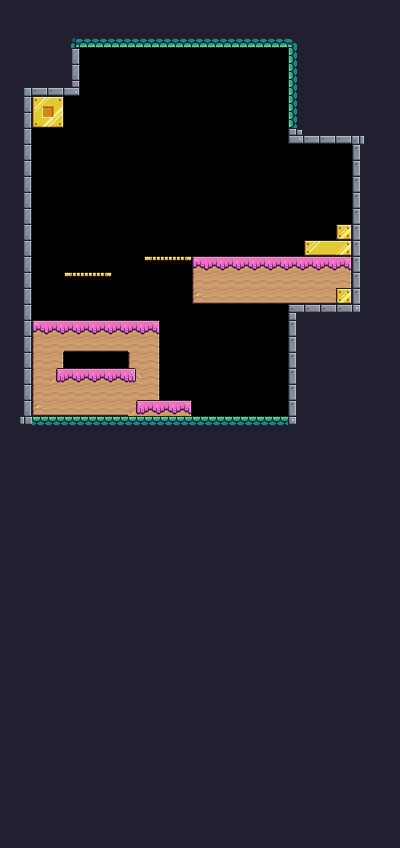

A level layout from a 2D game, rendered from its tile map. Below: a short description, then the map file with its tile-grid data intact:
An orthogonal 25x53 tile map with 16x16 px tiles, 1 tile layer (Background) and 34 objects (13x Fruit, 3x Platform, Player, Saw).

<map version="1.10" tiledversion="1.11.0" orientation="orthogonal" renderorder="right-down" width="25" height="53" tilewidth="16" tileheight="16" infinite="0" nextlayerid="4" nextobjectid="42">
 <properties>
  <property name="BackgroundColor" value="Purple" />
 </properties>
 <tileset firstgid="1" source="pandabyte.tsx" />
 <layer id="1" name="Background" width="25" height="53">
  <properties>
   <property name="BackgroundColor" value="Brown" />
  </properties>
  <data encoding="csv">
24,112,112,112,112,112,112,112,112,112,112,112,112,112,112,112,112,112,112,112,112,112,112,24,24,
24,112,112,112,112,112,112,112,112,112,112,112,112,112,112,112,112,112,112,112,112,112,112,24,24,
24,112,112,24,180,222,222,222,222,222,222,222,222,222,222,222,222,222,181,112,112,112,112,24,24,
24,112,112,112,25,0,0,0,0,0,0,0,0,0,0,0,0,0,199,112,112,112,112,24,24,
24,112,112,112,25,0,0,0,0,0,0,0,0,0,0,0,0,0,199,112,112,112,112,24,24,
24,4,46,46,47,0,0,0,0,0,0,0,0,0,0,0,0,0,199,112,112,112,112,24,24,
24,25,217,218,0,0,0,0,0,0,0,0,0,0,0,0,0,0,199,112,112,112,112,24,24,
24,25,239,240,0,0,0,0,0,0,0,0,0,0,0,0,0,0,199,112,112,112,112,24,24,
24,25,0,0,0,0,0,0,0,0,0,0,0,0,0,0,0,0,45,46,46,46,5,24,24,
24,25,0,0,0,0,0,0,0,0,0,0,0,0,0,0,0,0,0,0,0,0,23,24,24,
24,25,0,0,0,0,0,0,0,0,0,0,0,0,0,0,0,0,0,0,0,0,23,24,24,
24,25,0,0,0,0,0,0,0,0,0,0,0,0,0,0,0,0,0,0,0,0,23,24,24,
24,25,0,0,0,0,0,0,0,0,0,0,0,0,0,0,0,0,0,0,0,0,23,24,24,
24,25,0,0,0,0,0,0,0,0,0,0,0,0,0,0,0,0,0,0,0,0,23,24,24,
24,25,0,0,0,0,0,0,0,0,0,0,0,0,0,0,0,0,0,0,0,216,23,24,24,
24,25,0,0,0,0,0,0,0,0,0,0,0,0,0,0,0,0,0,194,195,196,23,24,24,
24,25,0,0,0,0,0,0,0,18,19,20,183,184,184,184,184,184,184,184,184,185,23,24,24,
24,25,0,0,18,19,20,0,0,0,0,0,205,206,206,206,206,206,206,206,206,207,23,24,24,
24,25,0,0,0,0,0,0,0,0,0,0,227,228,228,228,228,228,228,228,228,216,23,24,24,
24,25,0,0,0,0,0,0,0,0,0,0,0,0,0,0,0,0,1,2,2,2,27,24,24,
24,25,183,184,184,184,184,184,184,185,0,0,0,0,0,0,0,0,23,112,112,112,112,24,24,
24,25,205,206,228,228,228,228,206,207,0,0,0,0,0,0,0,0,23,112,112,112,112,24,24,
24,25,205,207,0,0,0,0,205,207,0,0,0,0,0,0,0,0,23,112,112,112,112,24,24,
24,25,205,208,184,184,184,184,209,207,0,0,0,0,0,0,0,0,23,112,112,112,112,24,24,
24,25,205,206,206,206,206,206,206,207,0,0,0,0,0,0,0,0,23,112,112,112,112,24,24,
24,25,227,228,228,228,228,228,208,184,184,185,0,0,0,0,0,0,23,112,112,112,112,24,24,
24,26,178,178,178,178,178,178,178,178,178,178,178,178,178,178,178,178,27,112,112,112,112,24,24,
24,24,24,24,24,24,24,24,24,24,24,24,24,24,24,24,24,24,24,24,24,24,24,24,24,
24,24,24,24,24,24,24,24,24,24,24,24,24,24,24,24,24,24,24,24,24,24,24,24,24,
24,24,24,24,24,24,24,24,24,24,24,24,24,24,24,24,24,24,24,24,24,24,24,24,24,
24,24,24,24,24,24,24,24,24,24,24,24,24,24,24,24,24,24,24,24,24,24,24,24,24,
24,24,24,24,24,24,24,24,24,24,24,24,24,24,24,24,24,24,24,24,24,24,24,24,24,
24,24,24,24,24,24,24,24,24,24,24,24,24,24,24,24,24,24,24,24,24,24,24,24,24,
24,24,24,24,24,24,24,24,24,24,24,24,24,24,24,24,24,24,24,24,24,24,24,24,24,
24,24,24,24,24,24,24,24,24,24,24,24,24,24,24,24,24,24,24,24,24,24,24,24,24,
24,24,24,24,24,24,24,24,24,24,24,24,24,24,24,24,24,24,24,24,24,24,24,24,24,
24,24,24,24,24,24,24,24,24,24,24,24,24,24,24,24,24,24,24,24,24,24,24,24,24,
24,24,24,24,24,24,24,24,24,24,24,24,24,24,24,24,24,24,24,24,24,24,24,24,24,
24,24,24,24,24,24,24,24,24,24,24,24,24,24,24,24,24,24,24,24,24,24,24,24,24,
24,24,24,24,24,24,24,24,24,24,24,24,24,24,24,24,24,24,24,24,24,24,24,24,24,
24,24,24,24,24,24,24,24,24,24,24,24,24,24,24,24,24,24,24,24,24,24,24,24,24,
24,24,24,24,24,24,24,24,24,24,24,24,24,24,24,24,24,24,24,24,24,24,24,24,24,
24,24,24,24,24,24,24,24,24,24,24,24,24,24,24,24,24,24,24,24,24,24,24,24,24,
24,24,24,24,24,24,24,24,24,24,24,24,24,24,24,24,24,24,24,24,24,24,24,24,24,
24,24,24,24,24,24,24,24,24,24,24,24,24,24,24,24,24,24,24,24,24,24,24,24,24,
24,24,24,24,24,24,24,24,24,24,24,24,24,24,24,24,24,24,24,24,24,24,24,24,24,
24,24,24,24,24,24,24,24,24,24,24,24,24,24,24,24,24,24,24,24,24,24,24,24,24,
24,24,24,24,24,24,24,24,24,24,24,24,24,24,24,24,24,24,24,24,24,24,24,24,24,
24,24,24,24,24,24,24,24,24,24,24,24,24,24,24,24,24,24,24,24,24,24,24,24,24,
24,24,24,24,24,24,24,24,24,24,24,24,24,24,24,24,24,24,24,24,24,24,24,24,24,
24,24,24,24,24,24,24,24,24,24,24,24,24,24,24,24,24,24,24,24,24,24,24,24,24,
24,24,24,24,24,24,24,24,24,24,24,24,24,24,24,24,24,24,24,24,24,24,24,24,24,
24,24,24,24,24,24,24,24,24,24,24,24,24,24,24,24,24,24,24,24,24,24,24,24,24
</data>
 </layer>
 <objectgroup id="2" name="Spawnpoints">
  <object id="1" name="Player" type="Player" x="144" y="336" width="32.0237" height="32.0237" />
  <object id="28" name="Kiwi" type="Fruit" x="176" y="336" width="32" height="32" />
  <object id="29" name="Kiwi" type="Fruit" x="192" y="368" width="32" height="32" />
  <object id="30" name="Kiwi" type="Fruit" x="208" y="336" width="32" height="32" />
  <object id="31" name="Kiwi" type="Fruit" x="224" y="368" width="32" height="32" />
  <object id="32" name="Kiwi" type="Fruit" x="240" y="336" width="32" height="32" />
  <object id="33" name="Orange" type="Fruit" x="192" y="224" width="32" height="32" />
  <object id="34" name="Orange" type="Fruit" x="224" y="224" width="32" height="32" />
  <object id="35" name="Orange" type="Fruit" x="256" y="224" width="32" height="32" />
  <object id="36" name="Orange" type="Fruit" x="208" y="192" width="32" height="32" />
  <object id="37" name="Orange" type="Fruit" x="240" y="192" width="32" height="32" />
  <object id="38" name="Orange" type="Fruit" x="272" y="192" width="32" height="32" />
  <object id="39" name="Bananas" type="Fruit" x="64" y="240" width="32" height="32" />
  <object id="40" name="Bananas" type="Fruit" x="144" y="224" width="32" height="32" />
  <object id="41" name="Saw" type="Saw" x="112" y="240" width="32" height="32">
   <properties>
    <property name="isVertical" type="bool" value="true" />
    <property name="offNeg" type="float" value="8" />
    <property name="offPos" type="float" value="3" />
   </properties>
  </object>
 </objectgroup>
 <objectgroup id="3" name="Collisions">
  <object id="2" x="16" y="96" width="16" height="336" />
  <object id="3" x="32" y="416" width="256" height="16" />
  <object id="4" x="64" y="32" width="240" height="16" />
  <object id="5" x="16" y="80" width="64" height="16" />
  <object id="6" x="288" y="128" width="80" height="16" />
  <object id="7" x="288" y="304" width="80" height="16" />
  <object id="8" x="64" y="48" width="16" height="32" />
  <object id="10" x="288" y="48" width="16" height="80" />
  <object id="11" x="352" y="144" width="16" height="160" />
  <object id="12" x="288" y="320" width="16" height="112" />
  <object id="13" name="Platform" type="Platform" x="32" y="320" width="128" height="16" />
  <object id="14" x="56" y="368" width="78.6667" height="16" />
  <object id="15" x="137.333" y="400" width="53.3334" height="16" />
  <object id="16" x="192" y="256" width="160" height="48" />
  <object id="17" name="Platform" type="Platform" x="64" y="272" width="48" height="16" />
  <object id="18" name="Platform" type="Platform" x="144" y="256" width="48" height="16" />
  <object id="19" x="304" y="240" width="48" height="16" />
  <object id="20" x="336" y="224" width="16" height="16" />
  <object id="21" x="32" y="96" width="32" height="32" />
 </objectgroup>
</map>
